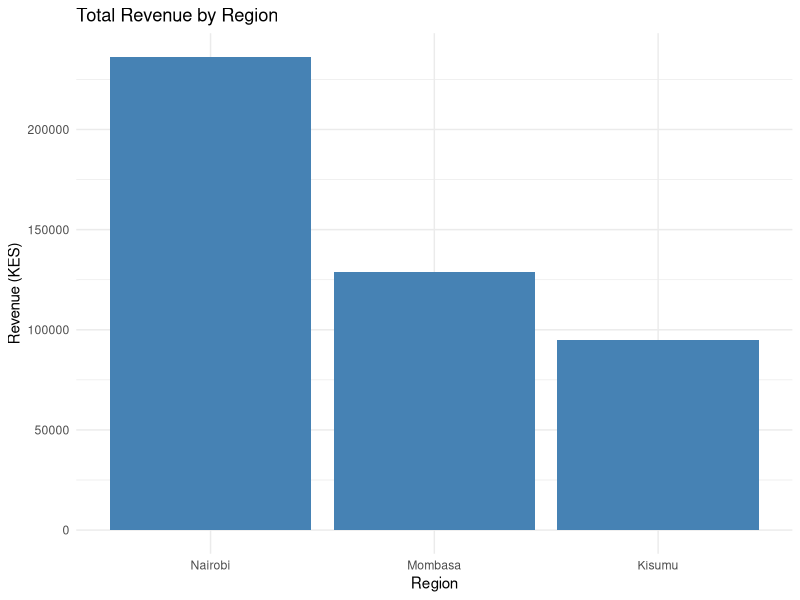
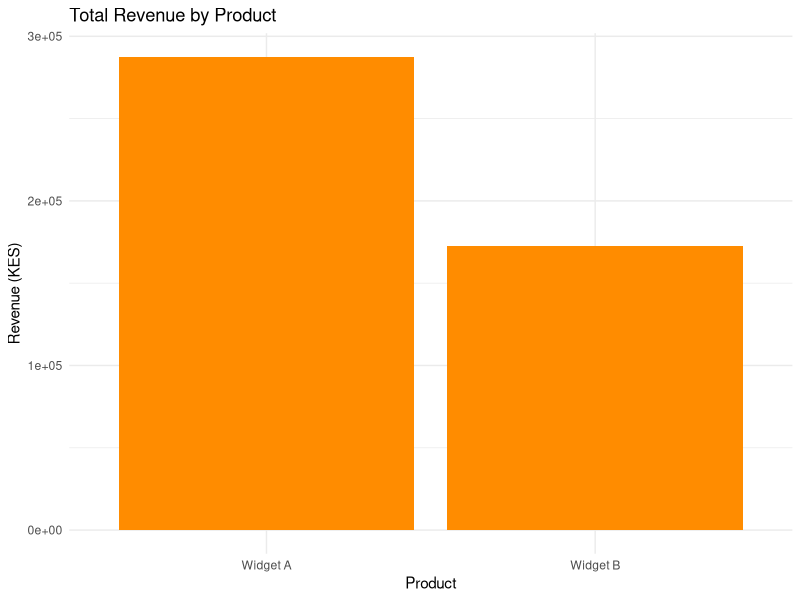

Generate these figures, in order, with R:
# analysis.R
# Simple exploratory analysis of weekly sales data
# This is the script people will edit during the Git tutorial

library(dplyr)
library(ggplot2)

# --- Load data ---
sales <- read.csv("data/sales_sample.csv")

# --- Quick look ---
str(sales)
summary(sales)

# --- Total revenue by region ---
revenue_by_region <- sales %>%
  group_by(region) %>%
  summarise(total_revenue = sum(revenue), .groups = "drop") %>%
  arrange(desc(total_revenue))

print(revenue_by_region)

# --- Total revenue by region (edited locally) ---
ggplot(revenue_by_region, aes(x = reorder(region, -total_revenue), y = total_revenue)) +
  geom_col(fill = "steelblue") +
  labs(
    title = "Total Revenue by Region",
    x = "Region",
    y = "Revenue (KES)"
  ) +
  theme_minimal()

# TODO (tutorial exercise): add a second summary, e.g. revenue by product,
# commit it, push it, and open a pull 
# --- Total revenue by product ---
revenue_by_product <- sales %>%
  group_by(product) %>%
  summarise(
    total_units = sum(units_sold),
    total_revenue = sum(revenue),
    .groups = "drop"
  ) %>%
  arrange(desc(total_revenue))

print(revenue_by_product)
# --- Plot: revenue by product ---
ggplot(revenue_by_product, aes(x = product, y = total_revenue)) +
  geom_col(fill = "darkorange") +
  labs(
    title = "Total Revenue by Product",
    x = "Product",
    y = "Revenue (KES)"
  ) +
  theme_minimal()
